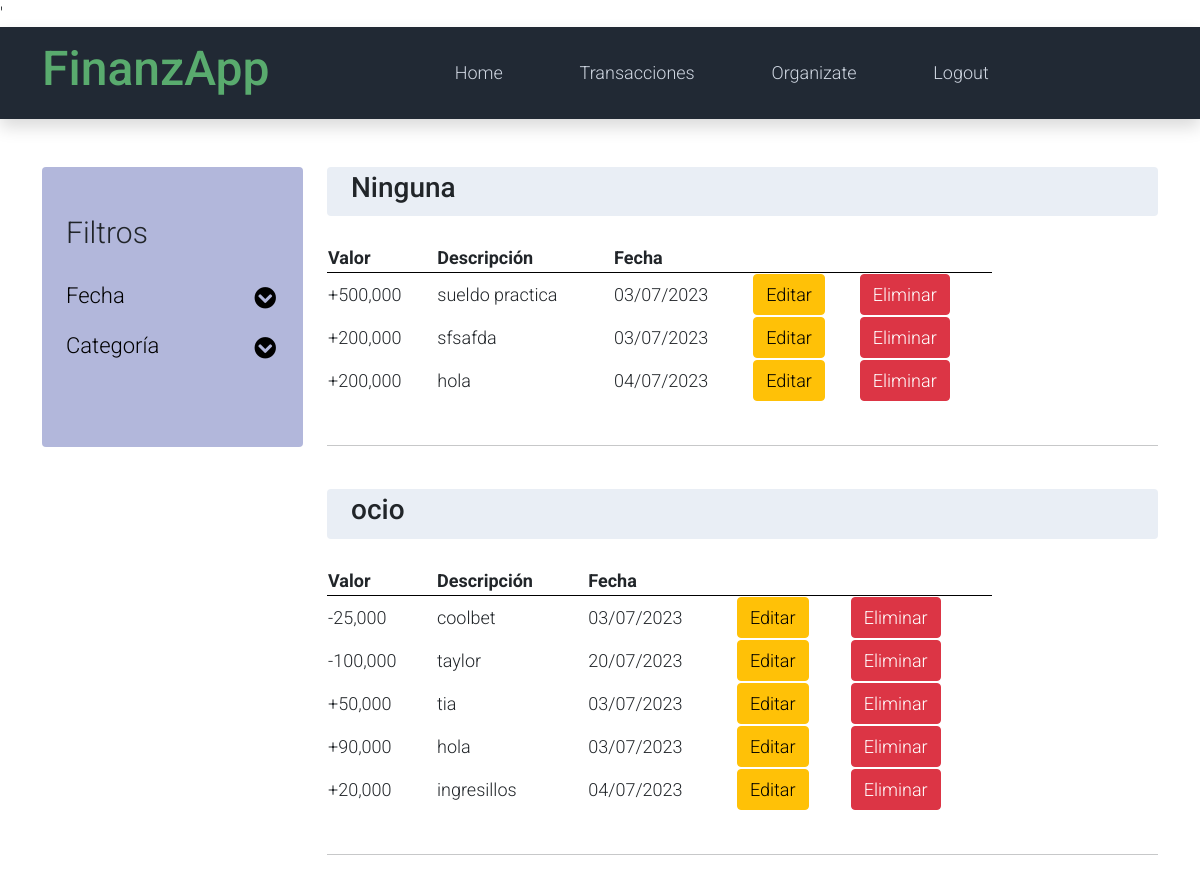
The app's page /list/ (signed in, upper part), older data.
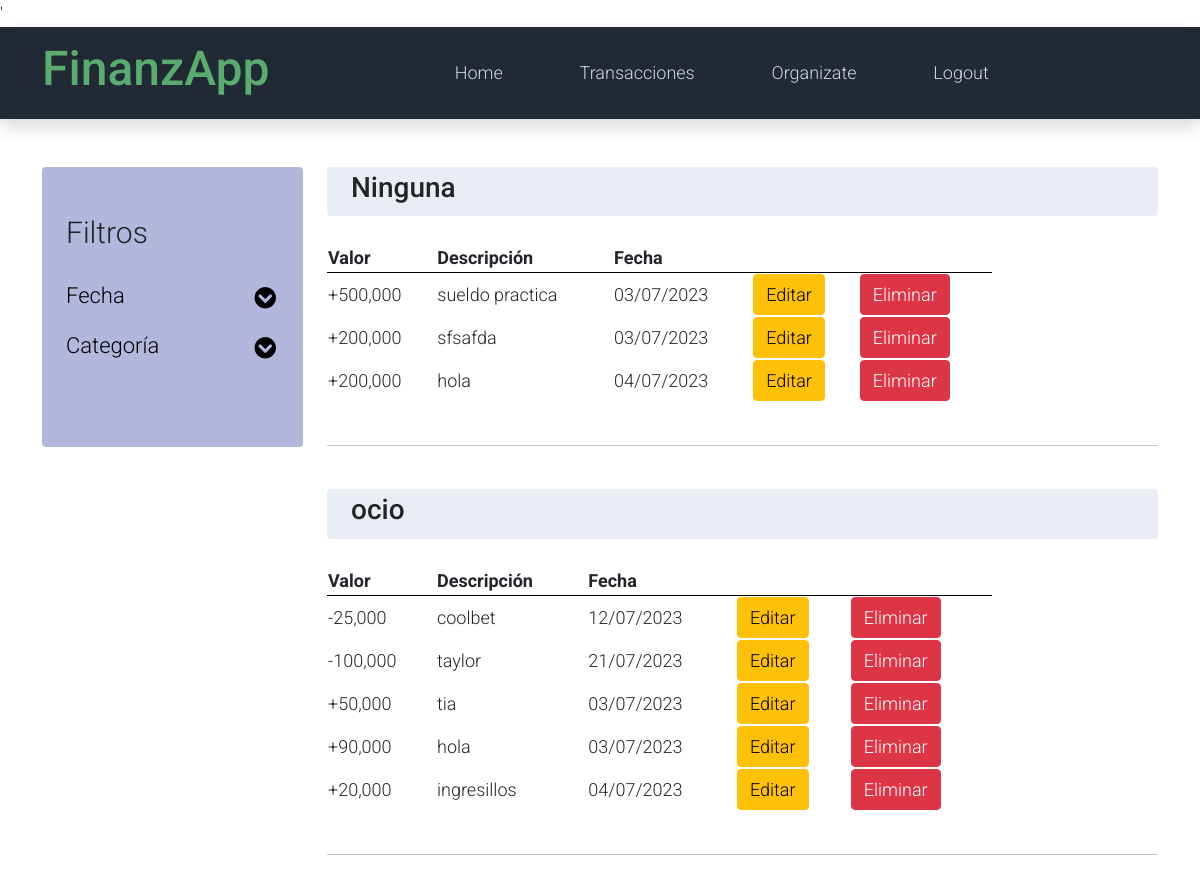
The same page, newer data.
### finanzapp/models.py (models this page shows)
class Transaction(models.Model):
    user = models.ForeignKey(User, on_delete=models.CASCADE, related_name="transactions")
    types = [('spend', 'gasto'), ('deposit', 'abono')]
    type = models.CharField(choices=types, max_length=100)
    description = models.TextField(max_length=500)
    amount = models.FloatField(default=0)
    date = models.DateField(default=timezone.now().strftime("%Y-%m-%d"))
    category = models.ForeignKey(Category, on_delete=models.CASCADE, related_name="transactions", blank=True, null=True)

class Category(models.Model):
    name = models.CharField(max_length=100)
    budget = models.FloatField(blank=True)
    user = models.ForeignKey(User, on_delete=models.CASCADE, related_name="categories", null=True)

### finanzapp/views.py (the view)
# urls.py: path('list/', list_transactions, name='list'),
def list_transactions(request):
    if request.user.is_authenticated:
        cats = Category.objects.filter(user=request.user)
        selected_cats = request.GET.getlist('categories')
        transactions = []
        start_date = request.GET.get('start_date')
        end_date = request.GET.get('end_date')
        if selected_cats:
            for cat_id in selected_cats:
                cat = Category.objects.get(id=cat_id)
                trans = Transaction.objects.filter(category=cat)
                if start_date and end_date:
                    trans = trans.filter(date__range=[start_date, end_date])
                transactions.append({'name': cat.name, 'trans': trans})
        else:
            for cat in cats:
                trans = Transaction.objects.filter(category=cat)
                if start_date and end_date:
                    trans = trans.filter(date__range=[start_date, end_date])
                transactions.append({'name': cat.name, 'trans': trans})
        budgets = []
        for cat in cats:
            budgets.append(saldo_categoría(request.user, cat))
        return render(request, "listado.html", {"transactions": transactions, "categories": cats, "budgets": budgets})
    else:
        return redirect('login')

### finanzapp/views.py (called while the page is built)
def saldo_categoría(user_id, cat):
    budget = cat.budget
    gastos = Transaction.objects.filter(user_id=user_id, type='spend', category=cat).aggregate(Sum('amount'))['amount__sum'] or 0
    ingresos = Transaction.objects.filter(user_id=user_id, type='deposit', category=cat).aggregate(Sum('amount'))['amount__sum'] or 0
    saldo = budget - gastos
    total = ingresos + budget - gastos
    return {'name': cat.name, 'amount': saldo, 'valid': (saldo >= 0), 'total': total}

### finanzapp/templates/listado.html (shortened to what this page needs)
{% extends 'base.html' %}
{% load humanize %}
{% block content %}
<section class="container py-5 rounded">
    <div class="row">
        <div class="col-lg-3">
            <div class="container-fluid py-5 rounded" style="background-color: #b2b7db;">
                <h1 class="h2 pb-4">Filtros</h1>
                <ul class="list-unstyled templatemo-accordion">
                    <li class="pb-3">
                        <a class="collapsed d-flex justify-content-between h3 text-decoration-none" href="#">
                            Fecha
                            <i class="fa fa-fw fa-chevron-circle-down mt-1"></i>
                        </a>
                    </li>
                    <li class="pb-3">
                        <a class="collapsed d-flex justify-content-between h3 text-decoration-none" href="#">
                            Categoría
                            <i class="fa fa-fw fa-chevron-circle-down mt-1"></i>
                        </a>
                    </li>
                </ul>
            </div>
        </div>
        <div class="col-lg-9">
            {% for category in transactions %}
                {% if category.trans %}
                    <div class="container-fluid bg-light py-1 rounded">
                        {% if category.name == "ninguna"  %}
                            <h3>Ninguna</h3>
                        {% else %}
                            <h3>{{ category.name }}</h3>
                        {% endif %}
                    </div>
                    <br>
                    <table style="width:80%; border-collapse: collapse;">
                        <thead>
                            <tr>
                                <th scope="col" style="border-bottom: 1px solid black; ">Valor</th>
                                <th scope="col" style="border-bottom: 1px solid black; ">Descripción</th>
                                <th scope="col" style="border-bottom: 1px solid black; ">Fecha</th>
                                <th scope="col" style="border-bottom: 1px solid black; "></th>
                                <th scope="col" style="border-bottom: 1px solid black; "></th>
                            </tr>
                        </thead>
                        <tbody>
                            {% for transaction in category.trans %}
                                <tr>
                                    {% if transaction.type == "spend" %}
                                    <td>-{{transaction.amount|floatformat:0|intcomma}}</td>
                                    {% else %}
                                    <td>+{{transaction.amount|floatformat:0|intcomma}}</td>
                                    {% endif %}
                                    <td>{{transaction.description}}</td>
                                    <td>{{ transaction.date|date:"d/m/Y" }}</td>
                                    <td><a class="btn btn-warning" href="/editTrans/{{ transaction.id }}"> Editar </a></td>
                                    <td><a class="btn btn-danger" href="/eliminarTrans/{{ transaction.id }}"> Eliminar </a></td>
                                </tr>
                            {% endfor %}
                        </tbody>
                    </table>
                    <br><hr><br>
                {% endif %}
            {% endfor %}
        </div>
    </div>
</section>
{% endblock %}

### finanzapp/templates/base.html (shortened to what this page needs)
{% load static %}
<!DOCTYPE html>
<html lang="en">
<head>
    <link rel="stylesheet" href="{% static 'css/bootstrap.min.css' %}">
    <link rel="stylesheet" href="{% static 'css/templatemo.css' %}">
    <link rel="stylesheet" href="{% static 'css/custom.css' %}">
    <link rel="stylesheet" href="{% static 'css/fontawesome.min.css' %}">
    <link rel="stylesheet" href="{% static 'css/edit.css' %}">
</head>
<body>
    {% include 'partials/_navbar.html' %}
    {% block content %} {% endblock %}
</body>
</html>

### finanzapp/templates/partials/_navbar.html (shortened to what this page needs)
{% load static %}
<nav class="navbar navbar-expand-lg bg-dark navbar-light shadow">
    <div class="container d-flex justify-content-between align-items-center">
        <a class="navbar-brand text-success logo h1 align-self-center" href="{% url 'index' %}">
            FinanzApp
        </a>
        <div class="align-self-center collapse navbar-collapse flex-fill  d-lg-flex justify-content-lg-between" id="templatemo_main_nav">
            <div class="flex-fill">
                <ul class="nav navbar-nav d-flex justify-content-between mx-lg-auto">
                    <li class="nav-item">
                        <a class="nav-link text-light" href="{% url 'index' %}">Home</a>
                    </li>
                    <li class="nav-item">
                        <a class="nav-link text-light" href="{% url 'list' %}">Transacciones</a>
                    </li>
                    <li class="nav-item">
                        <a class="nav-link text-light" href="{% url 'organiza_finanzas' %}">Organizate</a>
                    </li>
                    <li class="nav-item">
                        <a class="nav-link text-light" href="{% url 'logout' %}">Logout</a>
                    </li>
                </ul>
            </div>
        </div>
    </div>
</nav>

### finanzapp_proj/static/css/templatemo.css (style rules this page uses)
body, ul, li, p, a, label, input, div { font-family: 'Roboto', sans-serif; font-size: 18px !important; font-weight: 300 !important; }
.h1 { font-family: 'Roboto', sans-serif; font-size: 48px !important; font-weight: 200 !important; }
.h2 { font-family: 'Roboto', sans-serif; font-size: 30px !important; font-weight: 300; }
.h3 { font-family: 'Roboto', sans-serif; font-size: 22px !important; }
.logo { font-weight: 500 !important; }
.text-success { color: #59ab6e !important; }
.text-light { color: #cfd6e1 !important; }
.bg-dark { background-color: #212934 !important; }
.bg-light { background-color: #e9eef5 !important; }
#templatemo_main_nav a { color: #212934; }
.templatemo-accordion a { color: #000; }
@media (min-width: 768px) { #templatemo_main_nav .navbar-nav { max-width: 450px; } }
@media (min-width: 992px) { #templatemo_main_nav .navbar-nav { max-width: 550px; } }

Row changes from the older to the newer data that the page shows:
changed Transaction "coolbet": date "03/07/2023" → "12/07/2023"
changed Transaction "taylor": date "20/07/2023" → "21/07/2023"
